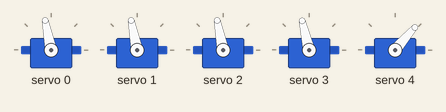
Recording of a sketch running on a simulated ESP32. Shown: 5 × servo. What the sketch prints to the serial monitor is not drawn.

Above: at 3.3 s.
At 7.06 s:
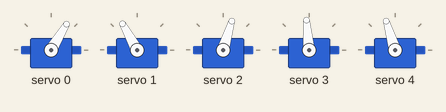
At 9.2 s:
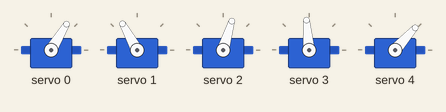
At 15.9 s:
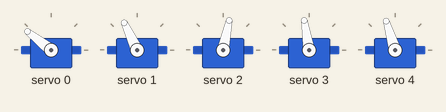
At 26.92 s:
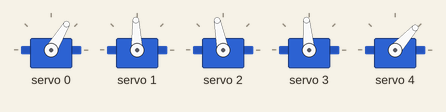
At 34.1 s:
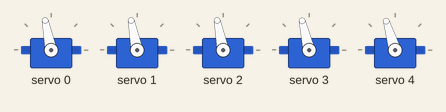
Timing chart, 0 to 40.0 s (numbered marks = the images above):
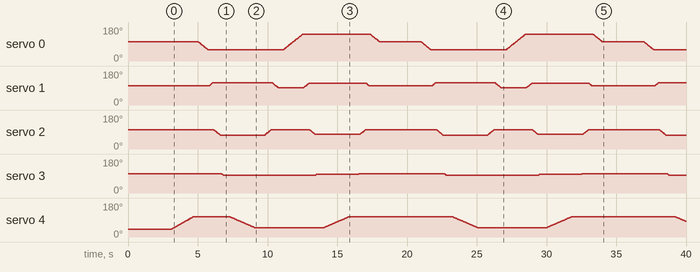

The sketch:

robot_kol_sim.ino
```cpp
/*
 * ============================================================
 *  5 EKSENLİ ROBOT KOL - PICK & PLACE SİMÜLASYON
 *  Donanım : ESP32 + PCA9685 (0x40)
 *  Eksen 0  : Baz rotasyon       — 20 kg servo (CH 0)
 *  Eksen 1  : Alt kol (omuz)     — 20 kg servo (CH 1)
 *  Eksen 2  : Üst kol (dirsek)   — 20 kg servo (CH 2)
 *  Eksen 3  : Bilek pitch         — MG90S       (CH 3)
 *  Eksen 4  : Gripper (tutucu)   — MG90S       (CH 4)
 *
 *  Kamera henüz bağlı değil → A noktasından sarı kutu alıp
 *  B noktasına koymayı simüle eder.
 *
 *  Özellikler:
 *   - Sıralı hareket  : bir eksen tamamen hareket edince sıradaki başlar
 *   - Pozisyon tutma  : hareket bitince PWM sinyali DEVAM EDER (sürünme yok)
 *   - Yavaş geçiş     : moveServoSlow() fonksiyonu adım adım ilerler
 *   - Servo başına min/max sınırları tanımlı (mekanik koruma)
 * ============================================================
 */

#include <Wire.h>
#include <Adafruit_PWMServoDriver.h>

// ---------- I2C ----------
#define SDA_PIN  17
#define SCL_PIN  18

// ---------- PCA9685 ----------
Adafruit_PWMServoDriver pwm = Adafruit_PWMServoDriver(0x40);
#define PWM_FREQ 50   // Hz

// ---------- Eksen tanımları ----------
#define CH_BASE     0
#define CH_SHOULDER 1
#define CH_ELBOW    2
#define CH_WRIST    3
#define CH_GRIPPER  4

// ---------- Pulse sınırları (her servo için ayrı) ----------
// 20 kg'lık servolarda daha geniş aralık güvenli
struct ServoConfig {
  int channel;
  int pulseMin;   // 0°  karşılığı
  int pulseMax;   // 180° karşılığı
  int safeMin;    // mekanik min açı (derece)
  int safeMax;    // mekanik max açı (derece)
};

ServoConfig servos[5] = {
  //  CH    pulMin  pulMax  safMin  safMax
  {  0,    150,    500,      0,    180  },   // Baz
  {  1,    150,    500,     30,    150  },   // Omuz   (mekanik sınır)
  {  2,    150,    500,     20,    160  },   // Dirsek
  {  3,    180,    480,      0,    180  },   // Bilek  (MG90S)
  {  4,    200,    450,      0,    120  },   // Gripper (MG90S, 0=kapalı 120=açık)
};

// ---------- Yavaş hareket parametresi ----------
#define STEP_DELAY_MS  15    // Her adım arası bekleme (ms) → küçük=hızlı, büyük=yavaş
#define STEP_DEG        1    // Kaç derece atlayarak ilerlesin

// ---------- Mevcut açılar (hafıza - güç kesilince servo konumda kalır) ----------
int currentAngle[5] = { 90, 90, 90, 90, 0 };   // Başlangıç home pozisyonu

// ============================================================
//  Yardımcı: açı → pulse dönüşümü (servo başına kalibrasyon)
// ============================================================
int angleToPulse(int servoIdx, int angle) {
  ServoConfig& s = servos[servoIdx];
  // Açıyı güvenli sınırlar içine kısıt
  angle = constrain(angle, s.safeMin, s.safeMax);
  return map(angle, 0, 180, s.pulseMin, s.pulseMax);
}

// ============================================================
//  Anlık konuma yaz (PWM devam eder → servo sabit durur)
// ============================================================
void setServo(int servoIdx, int angle) {
  ServoConfig& s = servos[servoIdx];
  angle = constrain(angle, s.safeMin, s.safeMax);
  pwm.setPWM(s.channel, 0, angleToPulse(servoIdx, angle));
  currentAngle[servoIdx] = angle;
}

// ============================================================
//  Yavaş geçiş: mevcut açıdan hedef açıya adım adım git
// ============================================================
void moveServoSlow(int servoIdx, int targetAngle, int stepDelay = STEP_DELAY_MS) {
  ServoConfig& s = servos[servoIdx];
  targetAngle = constrain(targetAngle, s.safeMin, s.safeMax);

  int from = currentAngle[servoIdx];
  int direction = (targetAngle > from) ? STEP_DEG : -STEP_DEG;

  Serial.printf("  [CH%d] %d° → %d°\n", s.channel, from, targetAngle);

  for (int ang = from; ang != targetAngle; ang += direction) {
    // Son adımda tam hedefe otur
    if ((direction > 0 && ang > targetAngle) ||
        (direction < 0 && ang < targetAngle)) {
      ang = targetAngle;
    }
    pwm.setPWM(s.channel, 0, angleToPulse(servoIdx, ang));
    currentAngle[servoIdx] = ang;
    delay(stepDelay);
  }
  // Kesin olarak hedefte sabitle
  pwm.setPWM(s.channel, 0, angleToPulse(servoIdx, targetAngle));
  currentAngle[servoIdx] = targetAngle;
  delay(50); // küçük stabilizasyon gecikmesi
}

// ============================================================
//  Tüm eksenleri home pozisyonuna götür (sıralı, yavaş)
// ============================================================
void goHome() {
  Serial.println("\n=== HOME POZİSYONA DÖN ===");
  moveServoSlow(CH_WRIST,    90);
  moveServoSlow(CH_ELBOW,    90);
  moveServoSlow(CH_SHOULDER, 90);
  moveServoSlow(CH_BASE,     90);
  // Gripper açık kalsın (home'da bırakma)
  moveServoSlow(CH_GRIPPER, 100);
  Serial.println("  Home tamam.\n");
  delay(500);
}

// ============================================================
//  PICK sekansı — A noktasından sarı kutuyu al
//  A noktası varsayım: Baz=45°, Omuz=110°, Dirsek=60°, Bilek=80°
// ============================================================
void pickFromA() {
  Serial.println("\n=== PICK: A NOKTASINA GİT ===");

  // 1. Gripperı önce aç
  Serial.println("  [1/6] Gripper açılıyor...");
  moveServoSlow(CH_GRIPPER, 100);
  delay(300);

  // 2. Baz döndür
  Serial.println("  [2/6] Baz konumlanıyor...");
  moveServoSlow(CH_BASE, 45);

  // 3. Omuzu indir
  Serial.println("  [3/6] Omuz iniyor...");
  moveServoSlow(CH_SHOULDER, 110);

  // 4. Dirseği ayarla
  Serial.println("  [4/6] Dirsek ayarlanıyor...");
  moveServoSlow(CH_ELBOW, 60);

  // 5. Bileği hizala
  Serial.println("  [5/6] Bilek hizalanıyor...");
  moveServoSlow(CH_WRIST, 80);

  delay(400); // Kolun stabilize olması için

  // 6. Gripper kapat — kutuyu yakala
  Serial.println("  [6/6] Gripper kapanıyor (sarı kutu yakalandı)...");
  moveServoSlow(CH_GRIPPER, 10, 20);  // Daha yavaş kapat
  delay(600);

  Serial.println("  PICK tamamlandi!\n");
}

// ============================================================
//  Kaldırma hareketi — yerden kaldır (ara pozisyon)
// ============================================================
void liftUp() {
  Serial.println("=== KALDIR ===");
  moveServoSlow(CH_ELBOW,    90);
  moveServoSlow(CH_SHOULDER, 80);
  Serial.println("  Kaldırma tamamlandı.\n");
  delay(300);
}

// ============================================================
//  PLACE sekansı — B noktasına sarı kutuyu bırak
//  B noktası varsayım: Baz=135°, Omuz=105°, Dirsek=65°, Bilek=85°
// ============================================================
void placeAtB() {
  Serial.println("=== PLACE: B NOKTASINA GİT ===");

  // 1. Baz B tarafına döndür
  Serial.println("  [1/5] Baz B tarafına dönüyor...");
  moveServoSlow(CH_BASE, 135);

  // 2. Omuzu B pozisyonuna getir
  Serial.println("  [2/5] Omuz B pozisyonuna iniyor...");
  moveServoSlow(CH_SHOULDER, 105);

  // 3. Dirseği B pozisyonuna getir
  Serial.println("  [3/5] Dirsek B pozisyonuna iniyor...");
  moveServoSlow(CH_ELBOW, 65);

  // 4. Bileği hizala
  Serial.println("  [4/5] Bilek hizalanıyor...");
  moveServoSlow(CH_WRIST, 85);

  delay(400);

  // 5. Gripper aç — kutuyu bırak
  Serial.println("  [5/5] Gripper açılıyor (sarı kutu bırakıldı)...");
  moveServoSlow(CH_GRIPPER, 100, 20);
  delay(600);

  Serial.println("  PLACE tamamlandi!\n");
}

// ============================================================
//  SETUP
// ============================================================
void setup() {
  Serial.begin(115200);
  delay(500);
  Serial.println("\n===================================");
  Serial.println(" 5 EKSENLİ ROBOT KOL - BAŞLATILIYOR");
  Serial.println("===================================\n");

  Wire.begin(SDA_PIN, SCL_PIN);
  pwm.begin();
  pwm.setPWMFreq(PWM_FREQ);
  delay(100);

  // Tüm servoları başlangıç açısına gönder (yavaş)
  Serial.println("Başlangıç home pozisyonu...");
  for (int i = 0; i < 5; i++) {
    setServo(i, currentAngle[i]);
    delay(300);
  }
  delay(1000);

  Serial.println("Hazır. Pick & Place döngüsü başlıyor...\n");
}

// ============================================================
//  ANA DÖNGÜ — sürekli A'dan al, B'ye koy
// ============================================================
void loop() {
  Serial.println("========== YENİ DÖNGÜ ==========");

  pickFromA();    // A noktasından al
  liftUp();       // Kaldır
  placeAtB();     // B noktasına koy
  goHome();       // Home'a dön

  Serial.println("Döngü bitti. 2 saniye bekleniyor...\n");
  delay(2000);
}
```

Measured:
- by itself, servo 2: moves between 73° and 101°, repeating every 16.0 s
- by itself, servo 3: repeats every 16.0 s: 100° 0.02 s, 99° 0.05 s, 97° 0.03 s, 95° 6.6 s, 96° 0.03 s, 98° 0.03 s, 99° 3.0 s, 100° 0.03 s, 102° 0.02 s, 103° 6.1 s, 102° 0.03 s
